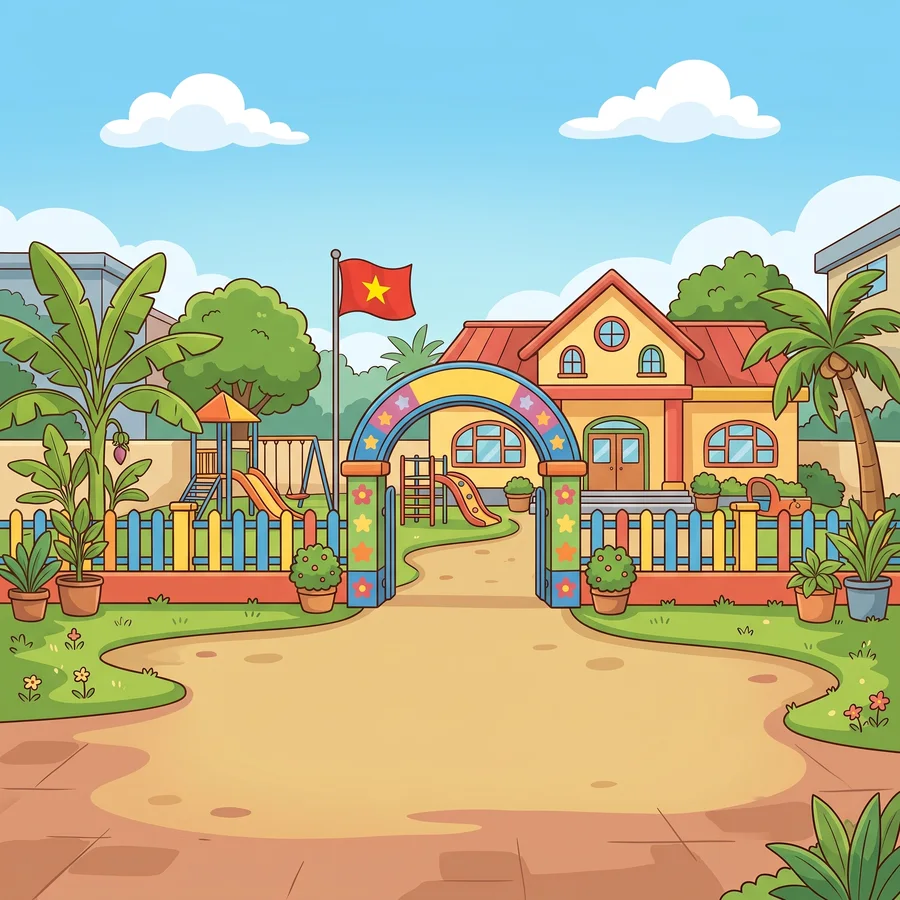
#> input picture tai-nguyen/trang/ls_school.webp, 900 x 900 px, found by its file name
$ python ghep_canh.py
#> lines starting #> are read from the running program, lines starting #| are printed output that depends on the picture
"""Ghép cảnh truyện Little Seed U1 còn thiếu từ nhân vật và nền có sẵn (nét web 21 ngày). Chạy trong thư mục gốc repo."""
from PIL import Image
import os
NV = 'seedling/tai-nguyen/nhan-vat/'; TR = 'seedling/tai-nguyen/trang/'
OUT = 'little-seed/tai-nguyen-ls/canh/u1/'
def scene(name, bg, people, flip=()):
#> called with name = 'di_hoc', bg = 'ls_school.webp', flip = ()
    base = Image.open(TR + bg).convert('RGBA').resize((900, 900))
    n = len(people)
    for i, (f, h) in enumerate(people):
        im = Image.open(NV + f).convert('RGBA')
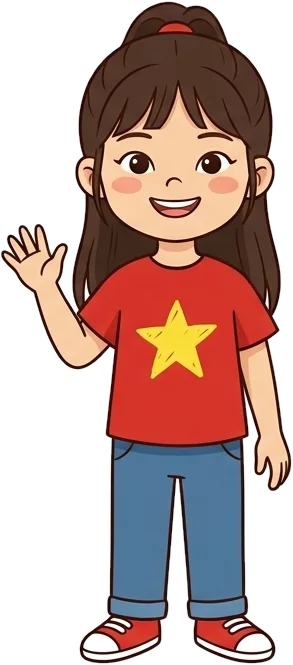
#> input picture tai-nguyen/nhan-vat/kids_bong_a.webp, 293 x 665 px, found by its file name
#> im is the input picture: PIL image 293x665 RGBA; mean R, G, B, A 188.6, 160.6, 153.6, 146.4
        if f in flip: im = im.transpose(Image.FLIP_LEFT_RIGHT)
        w = int(im.width * h / im.height); im = im.resize((w, h), Image.LANCZOS)
#> after `w = int(im.width * h / im.height)`: w = 229
#> after `im = im.resize((w, h), Image.LANCZOS)`:
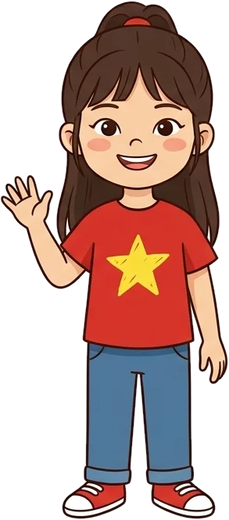
#> im: PIL image 229x520 RGBA; mean R, G, B, A 91.4, 63.4, 56.7, 146.4; transparent parts drawn white
        cx = int(900 * (i + 1) / (n + 1)); x = cx - w // 2; y = 880 - h
#> after `x = cx - w // 2`: x = 186
        sh = Image.new('RGBA', (w, 40), (0, 0, 0, 0))
#> sh: PIL image 229x40 RGBA; every value is 0
        base.alpha_composite(im, (x, y))
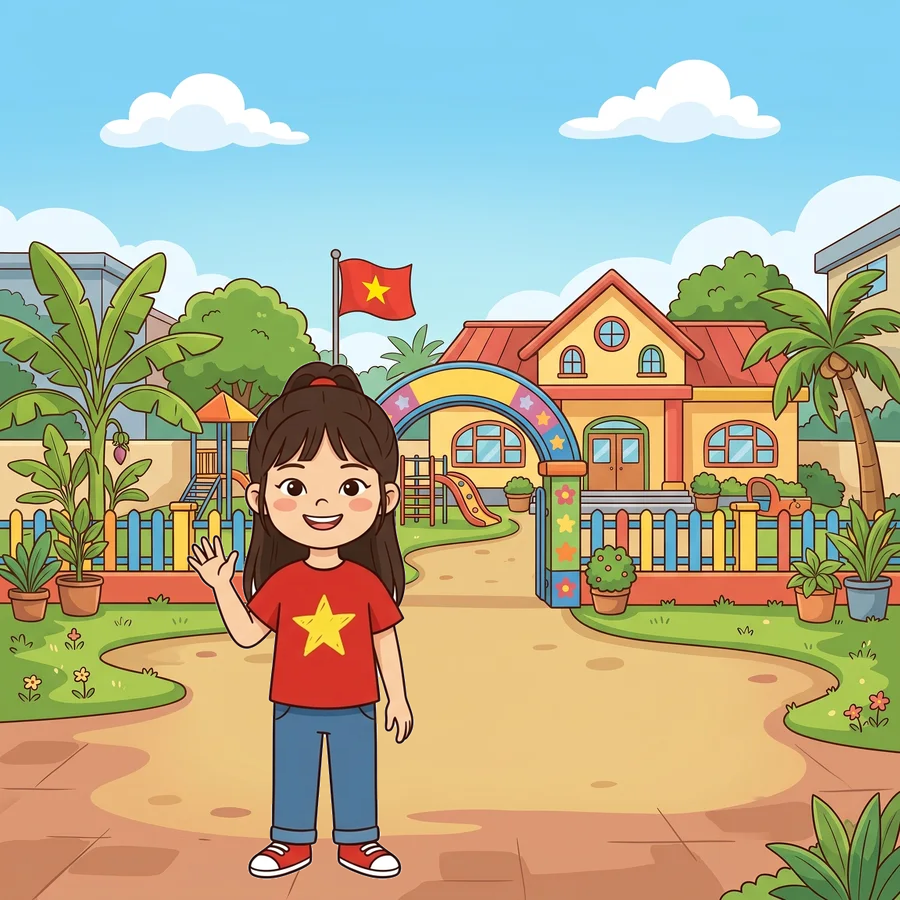
#> base: PIL image 900x900 RGBA; mean R, G, B, A 172.7, 172.7, 146, 255
#> pass 2 of the loop in scene, `for i, (f, h) in enumerate(people):`:
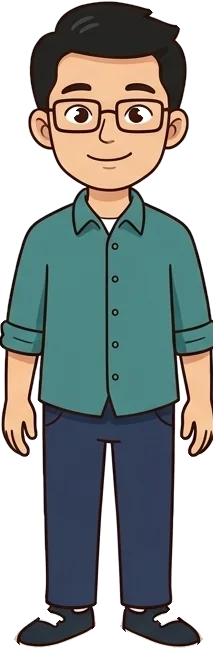
#> input picture tai-nguyen/nhan-vat/fam_bong_bo_a.webp, 213 x 648 px, found by its file name
#> in scene, im is the input picture: PIL image 213x648 RGBA; mean R, G, B, A 137.1, 143.3, 140.9, 174.6
#> in scene, `im = im.resize((w, h), Image.LANCZOS)`:
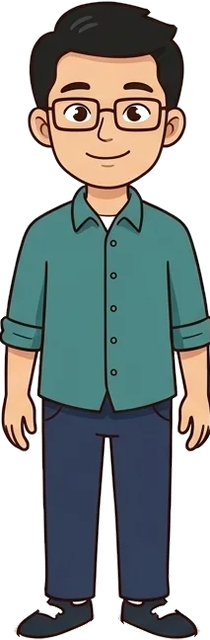
#> im: PIL image 210x640 RGBA; mean R, G, B, A 72.2, 78.8, 76.6, 174.7; transparent parts drawn white
#> sh: PIL image 210x40 RGBA; every value is 0
#> in scene, `base.alpha_composite(im, (x, y))`:
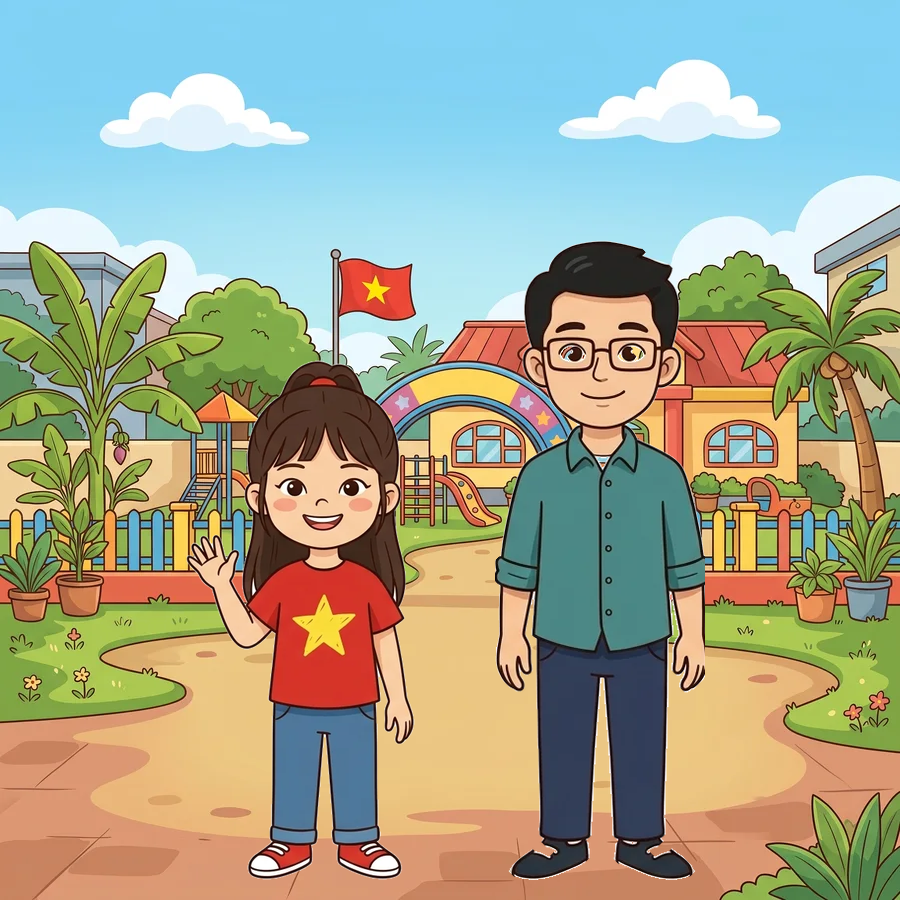
#> base: PIL image 900x900 RGBA; mean R, G, B, A 160.9, 165.5, 143.8, 255
    base.convert('RGB').save(OUT + name + '.webp', quality=88)
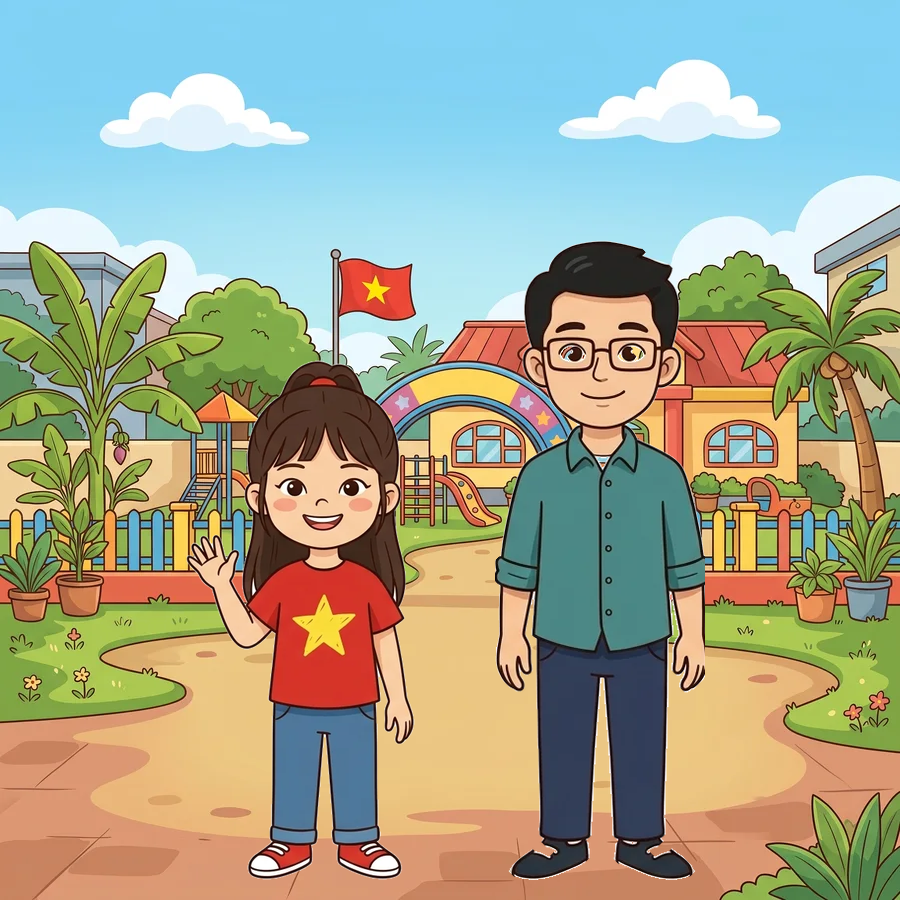
#> saved as di_hoc.webp: PIL image 900x900 RGB; mean R, G, B 160.9, 165.5, 143.8
scene('di_hoc', 'ls_school.webp', [('kids_bong_a.webp', 520), ('fam_bong_bo_a.webp', 640)])
scene('co_leo', 'ls_class.webp', [('huou_huou1_a.webp', 600), ('kids_leo_a.webp', 470)])
#> (the run stopped early here; a loop or call above may not have finished)
